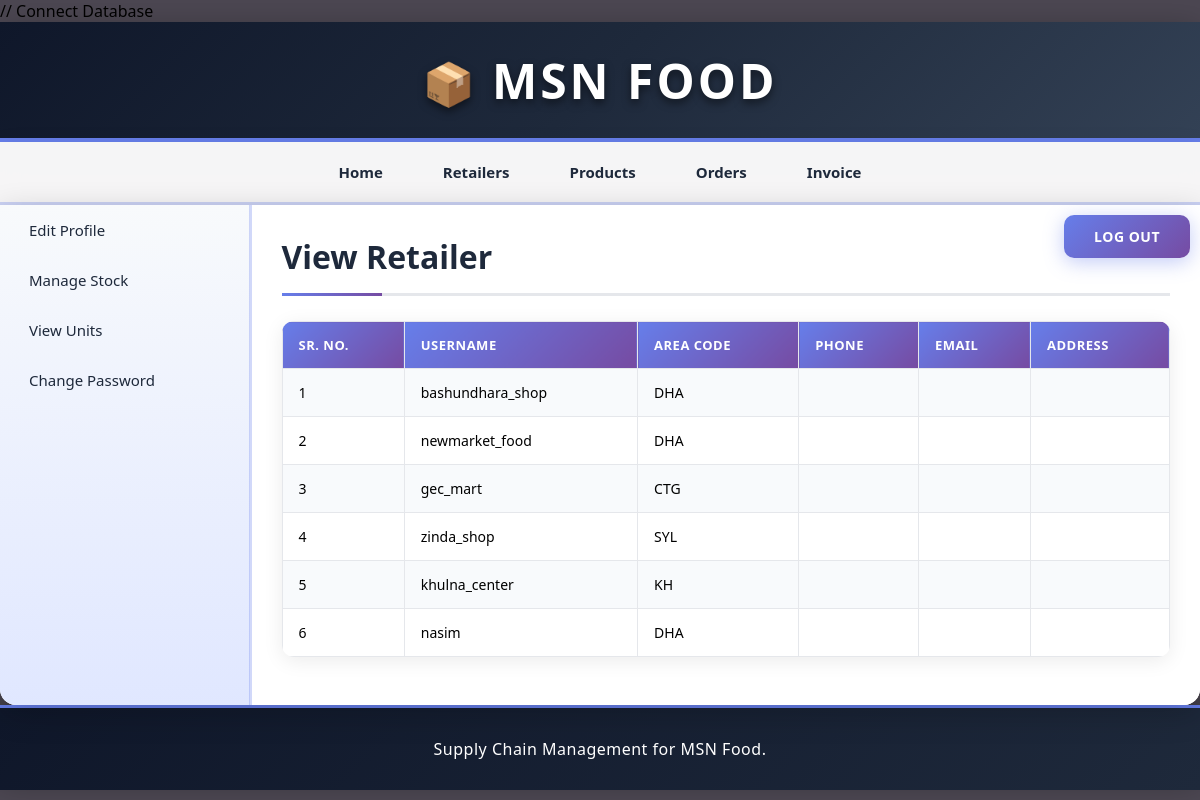
The page /manufacturer/view_retailer.php (signed in) on the database its author committed.
### tables this page shows
CREATE TABLE `retailer` (
  `retailer_id` int(11) NOT NULL,
  `retailer_name` varchar(255) NOT NULL,
  `retailer_email` varchar(255) NOT NULL,
  `retailer_phone` varchar(15) NOT NULL,
  `retailer_address` text NOT NULL,
  `area_id` int(11) NOT NULL,
  `username` varchar(50) NOT NULL,
  `password` varchar(50) NOT NULL,
  `date` timestamp NOT NULL DEFAULT current_timestamp()
);

CREATE TABLE `area` (
  `area_id` int(11) NOT NULL,
  `area_name` varchar(100) NOT NULL,
  `area_code` varchar(10) NOT NULL
);

### manufacturer/view_retailer.php (the view, shortened to what this page needs)
<?php
	include("../includes/config.php");
	if(isset($_SESSION['manufacturer_login'])) {
		if($_SESSION['manufacturer_login'] == true) {
			$query_selectRetailer = "SELECT * FROM retailer,area WHERE retailer.area_id=area.area_id";
			$result_selectRetailer = mysqli_query($con,$query_selectRetailer);
		}
		else {
			header('Location:../index.php');
		}
	}
	else {
		header('Location:../index.php');
	}
?>
<!DOCTYPE html>
<html>
<head>
	<link rel="stylesheet" href="../includes/main_style.css" >
</head>
<body>
	<?php
		include("../includes/header.inc.php");
		include("../includes/nav_manufacturer.inc.php");
		include("../includes/aside_manufacturer.inc.php");
	?>
	<section>
		<h1>View Retailer</h1>
		<form action="" method="POST" class="form">
		<table class="table_displayData">
			<tr>
				<th>Sr. No.</th>
				<th>Username</th>
				<th>Area Code</th>
				<th>Phone</th>
				<th>Email</th>
				<th>Address</th>
			</tr>
			<?php $i=1; while($row_selectRetailer = mysqli_fetch_array($result_selectRetailer)) { ?>
			<tr>
				<td> <?php echo $i; ?> </td>
				<td> <?php echo $row_selectRetailer['username']; ?> </td>
				<td> <?php echo $row_selectRetailer['area_code']; ?> </td>
				<td> <?php echo $row_selectRetailer['phone']; ?> </td>
				<td> <?php echo $row_selectRetailer['email']; ?> </td>
				<td> <?php echo $row_selectRetailer['address']; ?> </td>
			</tr>
			<?php $i++; } ?>
		</table>
		</form>
	</section>
	<?php
		include("../includes/footer.inc.php");
	?>
</body>
</html>

### includes/main_style.css (style rules this page uses)
* { font-family: "Segoe UI", Tahoma, Geneva, Verdana, sans-serif; margin: 0; padding: 0; box-sizing: border-box; }
body { width: 100%; max-width: 1600px; margin: 0 auto; background: linear-gradient(135deg, #4c4752 0%, #4c4752 100%); background-attachment: fixed; min-height: 100vh; }
section { width: 100%; padding: 30px; min-height: 500px; }
section h1 { margin-bottom: 25px; font-weight: 700; color: #1e293b; font-size: 32px; padding-bottom: 15px; border-bottom: 3px solid #e5e7eb; position: relative; }
section h1::after { content: ""; position: absolute; bottom: -3px; left: 0; width: 100px; height: 3px; background: linear-gradient(90deg, #667eea 0%, #764ba2 100%); }
table { border-collapse: collapse; width: 100%; }
.table_displayData { box-shadow: 0 4px 20px rgba(0, 0, 0, 0.08); border-radius: 12px; overflow: hidden; background: white; }
.table_displayData td, .table_displayData th { border: 1px solid #e5e7eb; padding: 14px 16px; text-align: left; font-size: 14px; }
.table_displayData th { background: linear-gradient(135deg, #667eea 0%, #764ba2 100%); color: white; font-weight: 600; text-transform: uppercase; letter-spacing: 0.5px; font-size: 13px; }
.table_displayData tr:nth-child(even) { background-color: #f8fafc; }

### rows shown on the page
retailer: username "bashundhara_shop", area.area_code "DHA"
retailer: username "newmarket_food", area.area_code "DHA"
retailer: username "gec_mart", area.area_code "CTG"
retailer: username "zinda_shop", area.area_code "SYL"
retailer: username "khulna_center", area.area_code "KH"
retailer: username "nasim", area.area_code "DHA"
